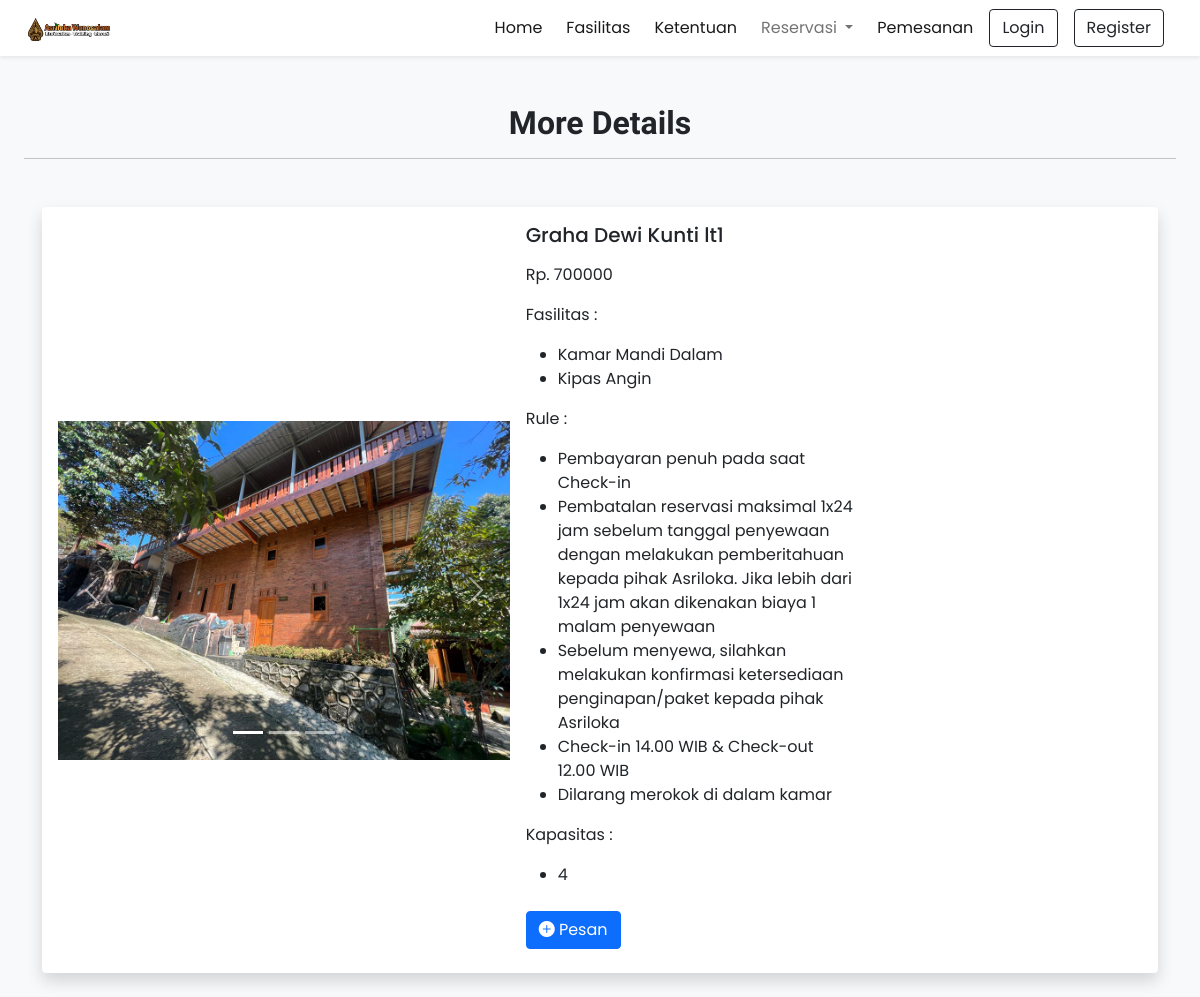
/details?type=room&id=73, run on the app's committed database.
### tables this page shows
CREATE TABLE `room` (
  `id` int(11) NOT NULL,
  `name` varchar(191) NOT NULL,
  `description` varchar(191) DEFAULT NULL,
  `price` double NOT NULL,
  `rating` double NOT NULL DEFAULT 0,
  `isReady` tinyint(1) NOT NULL DEFAULT 0,
  `picture` varchar(191) DEFAULT NULL
);

CREATE TABLE `picture` (
  `id` int(11) NOT NULL,
  `name` varchar(191) DEFAULT NULL
);

CREATE TABLE `facility` (
  `id` int(11) NOT NULL,
  `picture` varchar(191) NOT NULL,
  `name` varchar(191) NOT NULL,
  `description` varchar(191) NOT NULL,
  `isGeneral` tinyint(1) NOT NULL DEFAULT 1
);

CREATE TABLE `rule` (
  `id` int(11) NOT NULL,
  `isGeneral` tinyint(1) NOT NULL DEFAULT 1,
  `description` varchar(191) NOT NULL
);

CREATE TABLE `capacity` (
  `id` int(11) NOT NULL,
  `name` varchar(191) NOT NULL,
  `description` varchar(191) NOT NULL
);

### details.php (the view, shortened to what this page needs)
<!DOCTYPE html>
<html lang="en">
<head>
    <?php require('inc/links.php'); ?>
</head>
<body class="bg-light">
    <?php require('inc/header.php'); ?>
    <div class="my-5 px-4">
        <h2 class="fw-bold h-font text-center">More Details</h2>
        <hr>
    </div>
    <div class="container">
        <?php
        $type = '';
        $id = '';
        if (isset($_GET['type']) && isset($_GET['id'])) {
            $type = $_GET['type'];
            $id = $_GET['id'];
        }
        if ($type == 'room') {
            $sql = "SELECT * FROM room WHERE id = $id";
            $res = mysqli_query($conn, $sql);
            $room = mysqli_fetch_assoc($res);
            $sql = "SELECT f.* FROM facilityonroom fr
            JOIN facility f ON fr.facilityId = f.id
            WHERE fr.roomId = $id";
            $res = mysqli_query($conn, $sql);
            $facility = [];
            while ($row = mysqli_fetch_assoc($res)) {
                $facility[] = $row;
            }
            $sql = "SELECT p.* FROM pictureonroom pr
            JOIN picture p ON pr.pictureId = p.id
            WHERE pr.roomId = $id";
            $res = mysqli_query($conn, $sql);
            $picture = [];
            while ($row = mysqli_fetch_assoc($res)) {
                $picture[] = $row;
            }
            $sql = "SELECT r.* FROM ruleonroom rr
            JOIN rule r ON rr.ruleId = r.id
            WHERE rr.roomId = $id";
            $res = mysqli_query($conn, $sql);
            $rule = [];
            while ($row = mysqli_fetch_assoc($res)) {
                $rule[] = $row;
            }
            $sql = "SELECT c.* FROM capacityonroom cr
            JOIN capacity c ON cr.capacityId = c.id
            WHERE cr.roomId = $id";
            $res = mysqli_query($conn, $sql);
            $capacity = [];
            while ($row = mysqli_fetch_assoc($res)) {
                $capacity[] = $row;
            }
            $html = "<div class='card mb-4 border-0 shadow'>";
            $html .= "<div class='row g-0 p-3 align-items-center'>";
            $html .= "<div class='col-md-5 mb-lg-0 mb-md-0 mb-3'>";
            $html .= "<div id='carousel$room[id]' class='carousel slide'>";
            $html .= "<div class='carousel-indicators'>";
            for ($i = 0; $i < count($picture); $i++) {
                $html .= "<button type='button' data-bs-target='#carousel$room[id]' data-bs-slide-to='$i'";
                if ($i == 0) {
                    $html .= " class='active'";
                }
                $html .= " aria-label='Slide $i'></button>";
            }
            $html .= "</div>";
            $html .= "<div class='carousel-inner'>";
            foreach ($picture as $key => $value) {
                $html .= "<div class='carousel-item";
                if ($key == 0) {
                    $html .= " active";
                }
                $html .= "'>";
                $html .= "<img src='./assets/images/room/$value[name]' class='d-block w-100' alt='...'>";
                $html .= "</div>";
            }
            $html .= "</div>";
            $html .= "<button class='carousel-control-prev' type='button' data-bs-target='#carousel$room[id]' data-bs-slide='prev'>";
            $html .= "<span class='carousel-control-prev-icon' aria-hidden='true'></span>";
            $html .= "<span class='visually-hidden'>Previous</span>";
            $html .= "</button>";
            $html .= "<button class='carousel-control-next' type='button' data-bs-target='#carousel$room[id]' data-bs-slide='next'>";
            $html .= "<span class='carousel-control-next-icon' aria-hidden='true'></span>";
            $html .= "<span class='visually-hidden'>Next</span>";
            $html .= "</button>";
            $html .= "</div>";
            $html .= "</div>";
            $html .= "<div class='col-md-4 px-lg-3 px-md-3 px-0'>";
            $html .= "<h5 class='mb-3'>$room[name]</h5>";
            $html .= "<p class='mb-3'>$room[description]</p>";
            $html .= "<p class='mb-3'>Rp. $room[price]</p>";
            $html .= "<p class='mb-3'>Fasilitas :</p>";
            $html .= "<ul class='mb-3'>";
            foreach ($facility as $key => $value) {
                $html .= "<li>$value[name]</li>";
            }
            $html .= "</ul>";
            $html .= "<p class='mb-3'>Rule :</p>";
            $html .= "<ul class='mb-3'>";
            foreach ($rule as $key => $value) {
                $html .= "<li>$value[description]</li>";
            }
            $html .= "</ul>";
            $html .= "<p class='mb-3'>Kapasitas :</p>";
            $html .= "<ul class='mb-3'>";
            foreach ($capacity as $key => $value) {
                $html .= "<li>$value[description]</li>";
            }
            $html .= "</ul>";
            $html .= ' <button type="button" class="btn btn-primary my-2" data-bs-toggle="modal" data-bs-target="#makeBooking">
            <i class="bi bi-plus-circle-fill"></i> Pesan
        </button>';
            $html .= "</div>";
            $html .= "</div>";
            $html .= "</div>";
            echo $html;
        }
        ?>
</body>
</html>

### assets/css/common.css (style rules this page uses)
:root { --teal: #2ec1ac; --teal_hover: #279e8c; }
* { font-family: "Poppins", sans-serif; }
.h-font { font-family: "Merienda", cursive; }

### data on the page
picture: name (picture)
room: name "Graha Dewi Kunti lt1", price "700000"
facility: name "Kamar Mandi Dalam"
facility: name "Kipas Angin"
rule: description "Pembayaran penuh pada saat Check-in"
rule: description "Pembatalan reservasi maksimal 1x24 jam sebelum tanggal penyewaan dengan melakukan pemberitahuan kepada pihak Asriloka. Jika lebih dari 1x24 jam akan dikenakan biaya 1 malam penyewaan"
rule: description "Sebelum menyewa, silahkan melakukan konfirmasi ketersediaan penginapan/paket kepada pihak Asriloka"
rule: description "Check-in 14.00 WIB & Check-out 12.00 WIB"
rule: description "Dilarang merokok di dalam kamar"
capacity: description "4"
